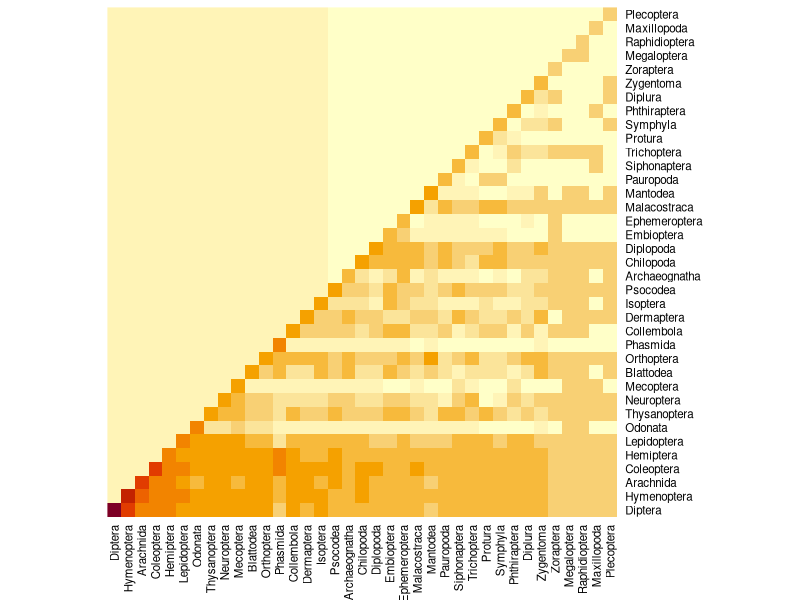
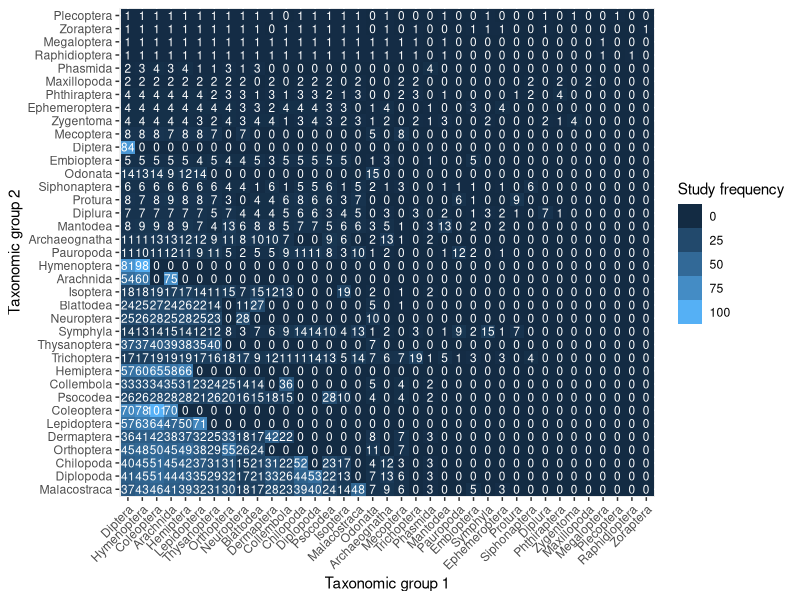

Generate these figures, in order, with R:
# Load the data
data <- read.csv("data/nrows_htg.csv", stringsAsFactors = TRUE)

# Extract the information that will be useful later
taxa <- data$Higher_taxon
ntaxa <- length(levels(taxa))

# Create a table of studies and the taxa they examine
library(tidyr); library(dplyr); library(ggplot2)

sum_f <- function(x) {sum(x) > 0}
  
studies <- data %>%
  # Drop the pointless column
  subset(select = -X) %>%
  # Make one column per taxon
  pivot_wider(
    names_from = Higher_taxon,
    values_from = number, values_fill = 0
  ) %>%
  # Change the values in each column to TRUE or FALSE depending on whether the
  # taxon is in the study.
  group_by(SS) %>%
  mutate(
    across(,function(x) {sum(x) > 0}) #  If everything is on one line you do not need the curly brackets
  ) %>%
  ungroup() %>%
  # Remove duplicates.
  distinct()

#sum(studies$Diptera & studies$Coleoptera) # sum the number of trues for studies that contain both diptera and coleoptera


# Build a matrix for plotting.
map <- matrix(
  0, nrow = ntaxa, ncol = ntaxa
)

# This code
colnames(map) <- rownames(map) <- colnames(studies[, 1+1:ntaxa])

# Is the same as this code
colnames(map) <- colnames(studies[, 1+1:ntaxa])
rownames(map) <- colnames(studies[, 1+1:ntaxa])

# This is a nested loop
# Populate the matrix with the study counts. For each pair of taxa, find the
# conjunction of their columns to identify which studies have both, then sum it.
for (i in 1:ntaxa) {
  for (j in i:ntaxa) {
    map[i,j] <- sum(studies[,i+1] & studies[,j+1])
  }
}

# This is a nested loop
# Populate the matrix with the study counts. For each pair of taxa, find the
# conjunction of their columns to identify which studies have both, then sum it.
for (row in 1:ntaxa) {
  for (col in row:ntaxa) {
    map[row,col] <- sum(studies[,row+1] & studies[,col+1])
  }
}

# Make a heatmap using base R, Colv = NA, Rowv = NA removes the dendrogram
heatmap(map,  Colv = NA, Rowv = NA, scale = "column")


# Turn the matrix map back into a dataframe
df <- as.data.frame(map)
df$taxon1 <- rownames(df) # create a new column using the names of each taxon in the rows of df
df <- pivot_longer(df, cols=colnames(map)) # turn the columns from map into rows against the rownames(taxon1) that we just created
colnames(df)[2] <- "taxon2"

# Create a heatmap that showing the number of studies that compare one group with another
df %>%
  ggplot(aes(x = reorder(taxon1, -value), y = reorder(taxon2, -value), fill = value)) +
  geom_tile() +
  # scale_fill_gradient(trans = 'log') + # log scale
  theme(axis.text.x = element_text(angle = 45, hjust= 1)) +
  # geom_text(aes(label = round(log(number), 1)))
  geom_text(aes(label = value), color = "white", size = 3) + 
  guides(fill=guide_legend(title="Study frequency")) +
  xlab("Taxonomic group 1") +
  ylab("Taxonomic group 2") 


